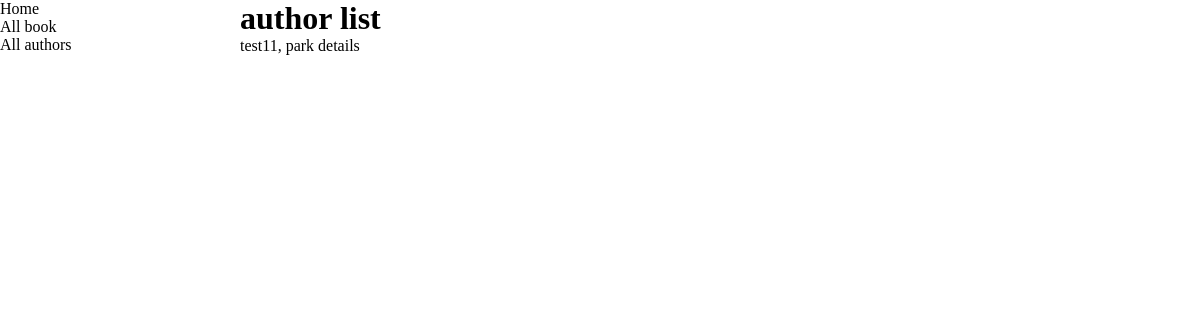
The app's page /catalog/authors/, older data.
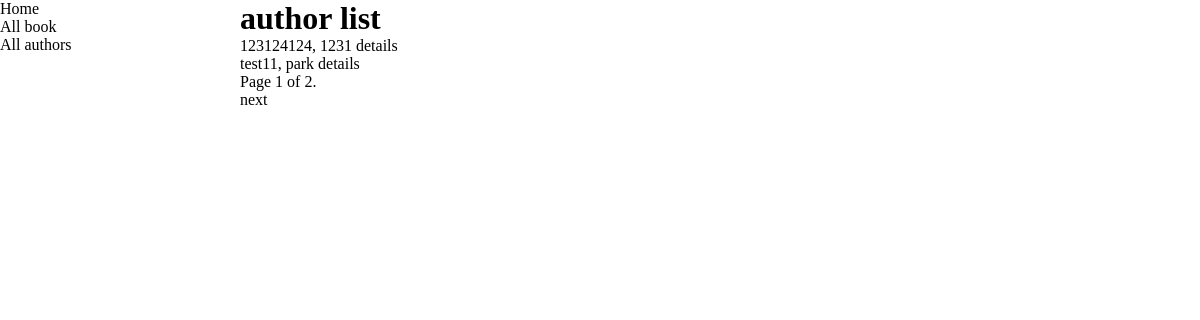
The same page, newer data.
### catalog/models.py (models this page shows)
class Author(models.Model):
    first_name = models.CharField(max_length=100)
    last_name = models.CharField(max_length=100)
    date_of_birth = models.DateField(null=True, blank=True)
    date_of_death = models.DateField("Died", null=True, blank=True)
    class Meta:
        ordering = ["last_name", "first_name"]
    def get_absolute_url(self):
        return reverse("author-detail", args=[str(self.id)])
    def __str__(self):
        return f"{self.last_name}, {self.first_name}"

### catalog/views.py (the view)
# urls.py: path("authors/", views.AuthorListView.as_view(), name="authors"),
class AuthorListView(generic.ListView):
    model = Author
    paginate_by = 2

### catalog/templates/catalog/author_list.html (shortened to what this page needs)
{% extends "base_generic.html" %}
{% block content %}
    <h1>author list</h1>
    <ul>
    {% for author in author_list %}
    <li>
        <a href="{{ author.get_absolute_url }}">{{ author }} details</a>
    </li>
    {% endfor %}
    </ul>
{% endblock %}

Row changes from the older to the newer data that the page shows:
added Author: last_name+first_name "123124124, 1231"
Text that changed along with them:
{{ page_obj.number }}: (not shown) → "1"
{{ page_obj.paginator.num_pages }}: (not shown) → "2"
text now shown: "Page of . next"
